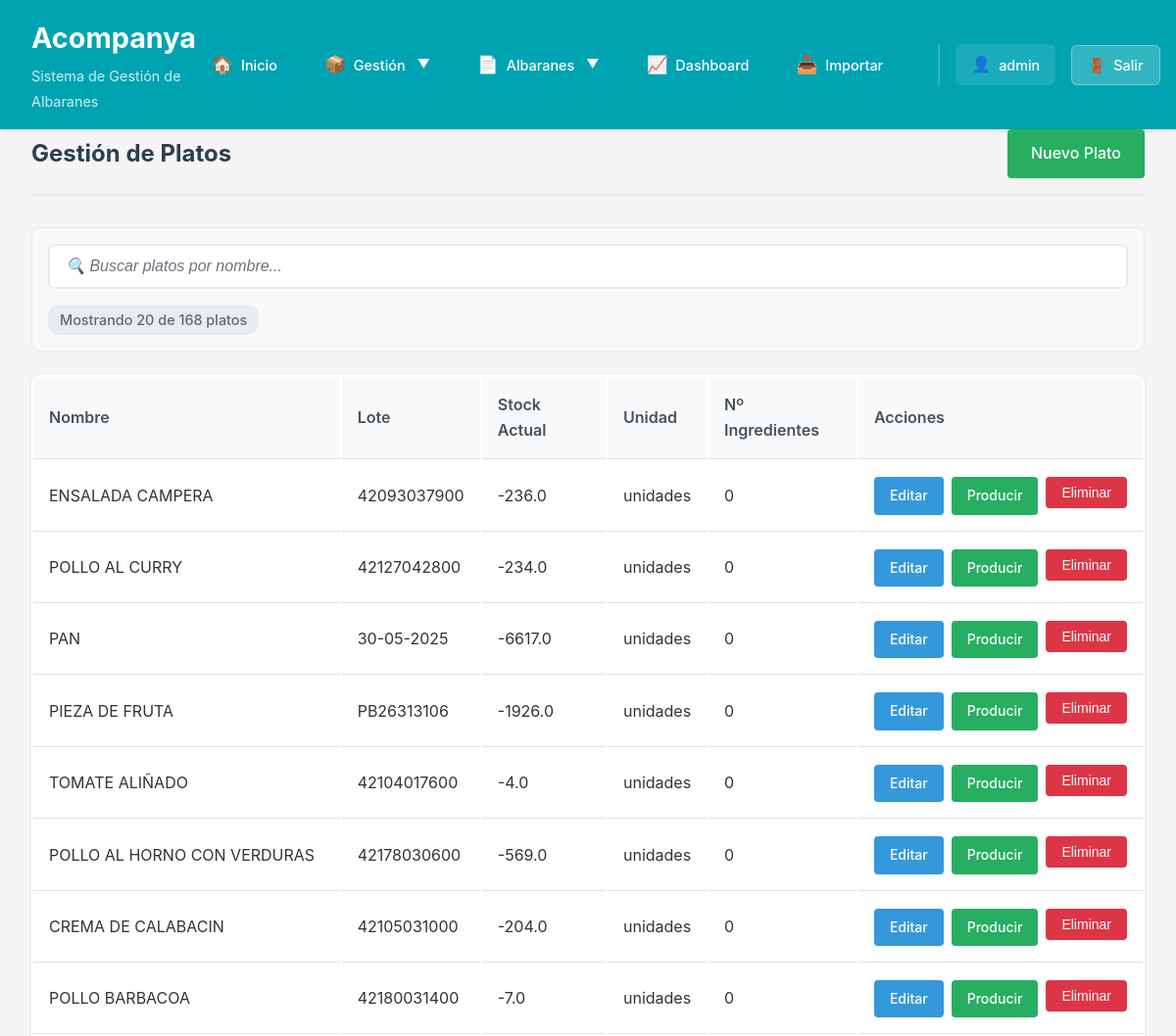
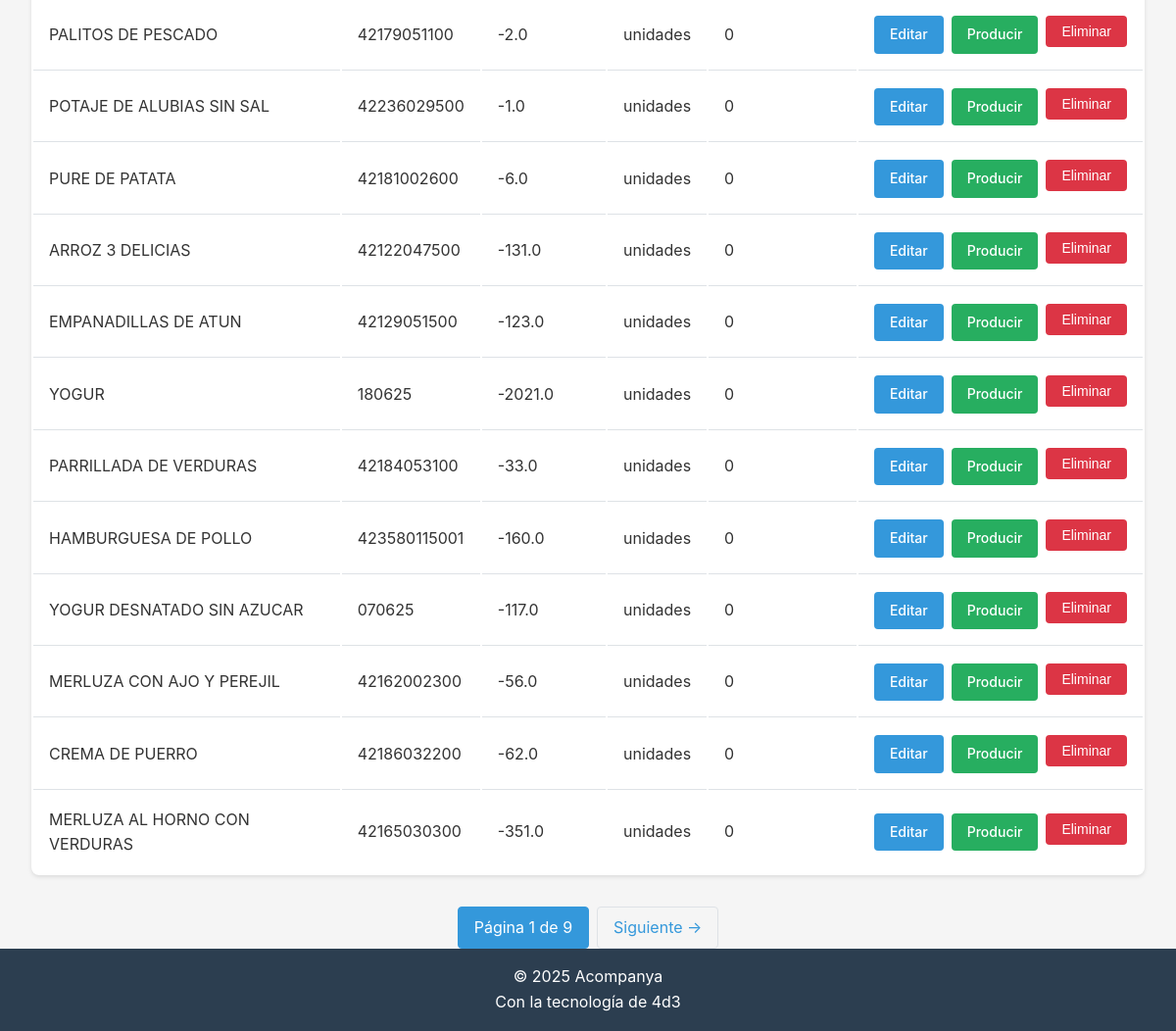
The page /platos/ (signed in) on the database its author committed (2 pictures, top to bottom).
### database/models.py (models this page shows, shortened)
class Usuario(UserMixin, db.Model):
    __tablename__ = 'usuarios'
    id = db.Column(db.Integer, primary_key=True)
    nombre_usuario = db.Column(db.String(80), unique=True, nullable=False)
    password_hash = db.Column(db.String(255), nullable=False)
    created_at = db.Column(db.DateTime, default=datetime.utcnow)

class Plato(db.Model):
    __tablename__ = 'platos'
    id = db.Column(db.Integer, primary_key=True)
    nombre = db.Column(db.String(200), nullable=False)
    lote_propio = db.Column(db.String(100), nullable=True)
    stock_actual = db.Column(db.Float, nullable=False, default=0)
    unidad = db.Column(db.String(50), nullable=False, default='unidades')
    created_at = db.Column(db.DateTime, default=datetime.utcnow)
    updated_at = db.Column(db.DateTime, default=datetime.utcnow, onupdate=datetime.utcnow)
    ingredientes = db.relationship('Ingrediente', secondary=platos_ingredientes, backref='platos')
    movimientos = db.relationship('MovimientoStock',
                                 primaryjoin="and_(MovimientoStock.entidad_tipo=='plato', "
                                           "MovimientoStock.entidad_id==Plato.id)",
                                 foreign_keys='MovimientoStock.entidad_id',
                                 backref='plato_ref',
                                 lazy='dynamic',
                                 overlaps="ingrediente_ref,movimientos")
    detalles_albaran = db.relationship('AlbaranDetalle', backref='plato', lazy='dynamic')

### routes/platos.py (the view)
@platos_bp.route('/')
@login_required
def listar():
    page = request.args.get('page', 1, type=int)
    platos = Plato.query.paginate(page=page, per_page=20, error_out=False)
    return render_template('platos/listar.html', platos=platos)

### templates/platos/listar.html (shortened to what this page needs)
{% extends "base.html" %}
{% block content %}
<div class="page-header">
    <h2>Gestión de Platos</h2>
    <a href="{{ url_for('platos.nuevo') }}" class="btn btn-success">Nuevo Plato</a>
</div>
<div class="search-section">
    <div class="search-container">
        <input type="text" id="searchInput" placeholder="🔍 Buscar platos por nombre..." class="search-input">
        <div class="search-stats">
            <span id="searchStats">Mostrando {{ platos.items|length }} de {{ platos.total }} platos</span>
        </div>
    </div>
</div>
<table class="table">
    <thead>
        <tr>
            <th>Nombre</th>
            <th>Lote</th>
            <th>Stock Actual</th>
            <th>Unidad</th>
            <th>Nº Ingredientes</th>
            <th>Acciones</th>
        </tr>
    </thead>
    <tbody>
        {% for plato in platos.items %}
        <tr>
            <td>{{ plato.nombre }}</td>
            <td>{{ plato.lote_propio or '-' }}</td>
            <td>{{ plato.stock_actual }}</td>
            <td>{{ plato.unidad }}</td>
            <td>{{ plato.ingredientes|length }}</td>
            <td>
                <div class="action-group">
                    <a href="{{ url_for('platos.editar', id=plato.id) }}" class="btn btn-sm btn-primary">Editar</a>
                    <a href="{{ url_for('platos.producir', id=plato.id) }}" class="btn btn-sm btn-success">Producir</a>
                    <form action="{{ url_for('platos.eliminar', id=plato.id) }}" method="POST" style="display: inline;" onsubmit="return confirmDelete('¿Eliminar este plato?')">
                        <button type="submit" class="btn btn-sm btn-danger">Eliminar</button>
                    </form>
                </div>
            </td>
        </tr>
        {% endfor %}
    </tbody>
</table>
{% if platos.has_prev or platos.has_next %}
<div class="pagination">
    <span class="active">Página {{ platos.page }} de {{ platos.pages }}</span>
    {% if platos.has_next %}
        <a href="{{ url_for('platos.listar', page=platos.next_num) }}">Siguiente →</a>
    {% endif %}
</div>
{% endif %}
{% endblock %}

### templates/base.html (shortened to what this page needs)
<!DOCTYPE html>
<html lang="es">
<head>
    <link rel="stylesheet" href="{{ url_for('static', filename='css/style.css') }}">
</head>
<body>
    <header>
        <nav class="navbar">
            <div class="nav-brand">
                <h1>Acompanya</h1>
                <span class="subtitle">Sistema de Gestión de Albaranes</span>
            </div>
            <ul class="nav-menu">
                <li><a href="{{ url_for('index') }}" class="nav-link">
                    <span class="nav-icon">🏠</span>
                    <span class="nav-text">Inicio</span>
                </a></li>
                <li class="nav-dropdown">
                    <a href="#" class="nav-link dropdown-toggle">
                        <span class="nav-icon">📦</span>
                        <span class="nav-text">Gestión</span>
                        <span class="dropdown-arrow">▼</span>
                    </a>
                </li>
                <li class="nav-dropdown">
                    <a href="#" class="nav-link dropdown-toggle">
                        <span class="nav-icon">📄</span>
                        <span class="nav-text">Albaranes</span>
                        <span class="dropdown-arrow">▼</span>
                    </a>
                </li>
                <li><a href="{{ url_for('cuadro_mando.index') }}" class="nav-link">
                    <span class="nav-icon">📈</span>
                    <span class="nav-text">Dashboard</span>
                </a></li>
                <li><a href="{{ url_for('importar.index') }}" class="nav-link">
                    <span class="nav-icon">📥</span>
                    <span class="nav-text">Importar</span>
                </a></li>
                <li class="user-menu">
                    <span class="username">
                        <span class="user-icon">👤</span>
                        {{ current_user.nombre_usuario }}
                    </span>
                    <a href="{{ url_for('logout') }}" class="logout-btn">
                        <span class="logout-icon">🚪</span>
                        Salir
                    </a>
                </li>
            </ul>
        </nav>
    </header>
    <main class="container">
        {% block content %}{% endblock %}
    </main>
    <footer>
        <p>&copy; 2025 Acompanya</p>
        <p>Con la tecnología de 4d3</p>
    </footer>
</body>
</html>

### static/css/style.css (style rules this page uses)
* { margin: 0; padding: 0; box-sizing: border-box; }
body { font-family: -apple-system, BlinkMacSystemFont, 'Segoe UI', Roboto, 'Helvetica Neue', Arial, sans-serif; line-height: 1.6; color: #333; background-color: #f5f5f5; min-height: 100vh; display: flex; flex-direction: column; }
header { background-color: #00a3b2; color: white; padding: 1rem 0; box-shadow: 0 2px 4px rgba(0,0,0,0.1); }
.navbar { max-width: 1200px; margin: 0 auto; padding: 0 2rem; display: flex; justify-content: space-between; align-items: center; }
.nav-brand h1 { font-size: 1.8rem; margin-bottom: 0.2rem; }
.nav-brand .subtitle { font-size: 0.9rem; opacity: 0.8; }
.nav-menu { display: flex; list-style: none; gap: 1rem; align-items: center; }
.nav-link { color: white; text-decoration: none; padding: 0.75rem 1rem; border-radius: 6px; transition: all 0.3s ease; display: flex; align-items: center; gap: 0.5rem; font-weight: 500; position: relative; }
.nav-icon { font-size: 1.1rem; }
.nav-text { font-size: 0.9rem; }
.nav-dropdown { position: relative; }
.dropdown-toggle { cursor: pointer; }
.dropdown-arrow { font-size: 0.8rem; transition: transform 0.3s ease; margin-left: 0.25rem; }
main { flex: 1; padding: 2rem 0; }
.container { max-width: 1200px; margin: 0 auto; padding: 0 2rem; }
.btn { display: inline-block; padding: 0.75rem 1.5rem; text-decoration: none; border-radius: 4px; font-weight: 500; transition: all 0.3s; border: none; cursor: pointer; text-align: center; }
.btn-primary { background-color: #3498db; color: white; }
.btn-success { background-color: #27ae60; color: white; }
.btn-danger { background-color: #dc3545; color: white; }
.btn-sm { padding: 0.5rem 1rem; font-size: 0.875rem; }
.table { width: 100%; background: white; border-radius: 8px; overflow: hidden; box-shadow: 0 2px 4px rgba(0,0,0,0.1); }
.table th, .table td { padding: 1rem; text-align: left; border-bottom: 1px solid #dee2e6; }
.table th { background-color: #f8f9fa; font-weight: 600; color: #495057; }
.table tbody tr:last-child td { border-bottom: none; }
.page-header { display: flex; justify-content: space-between; align-items: center; margin-bottom: 2rem; padding-bottom: 1rem; border-bottom: 2px solid #e9ecef; }
.page-header h2 { color: #2c3e50; }
.action-group { display: flex; gap: 0.5rem; }
footer { background-color: #2c3e50; color: white; text-align: center; padding: 1rem 0; margin-top: auto; }
.pagination { display: flex; justify-content: center; margin-top: 2rem; gap: 0.5rem; }
.pagination a, .pagination span { padding: 0.5rem 1rem; text-decoration: none; border: 1px solid #dee2e6; color: #3498db; border-radius: 4px; }
.pagination .active { background-color: #3498db; color: white; border-color: #3498db; }
.user-menu { display: flex; align-items: center; gap: 1rem; margin-left: 1.5rem; padding-left: 1rem; border-left: 2px solid rgba(255,255,255,0.2); }
.username { display: flex; align-items: center; gap: 0.5rem; font-weight: 500; padding: 0.5rem 1rem; background-color: rgba(255,255,255,0.1); border-radius: 6px; font-size: 0.9rem; }
.user-icon { font-size: 1rem; }
.logout-btn { color: white !important; background-color: rgba(255,255,255,0.2) !important; border: 1px solid rgba(255,255,255,0.3); padding: 0.5rem 1rem !important; border-radius: 6px; font-size: 0.9rem; transition: all 0.3s ease; text-decoration: none; display: flex; align-items: center; gap: 0.5rem; font-weight: 500; }
.logout-icon { font-size: 0.9rem; }
.search-section { margin: 1.5rem 0; padding: 1rem; background-color: #f8f9fa; border-radius: 8px; border: 1px solid #e9ecef; }
.search-container { display: flex; flex-direction: column; gap: 1rem; }
.search-input { width: 100%; padding: 0.75rem 1rem; border: 2px solid #e9ecef; border-radius: 6px; font-size: 1rem; transition: all 0.3s ease; background-color: white; }
.search-input::placeholder { color: #6c757d; font-style: italic; }
.search-stats { display: flex; justify-content: space-between; align-items: center; font-size: 0.9rem; color: #666; }
.search-stats span { background-color: #e9ecef; padding: 0.25rem 0.75rem; border-radius: 12px; font-weight: 500; }
.table tbody tr { transition: background-color 0.2s ease; }

### rows shown on the page
Usuario: nombre_usuario "admin"
Plato: nombre "ENSALADA CAMPERA", lote_propio "42093037900", stock_actual "-236.0", unidad "unidades", ingredientes|length "0"
Plato: nombre "POLLO AL CURRY", lote_propio "42127042800", stock_actual "-234.0", unidad "unidades", ingredientes|length "0"
Plato: nombre "PAN", lote_propio "30-05-2025", stock_actual "-6617.0", unidad "unidades", ingredientes|length "0"
Plato: nombre "PIEZA DE FRUTA", lote_propio "PB26313106", stock_actual "-1926.0", unidad "unidades", ingredientes|length "0"
Plato: nombre "TOMATE ALIÑADO", lote_propio "42104017600", stock_actual "-4.0", unidad "unidades", ingredientes|length "0"
Plato: nombre "POLLO AL HORNO CON VERDURAS", lote_propio "42178030600", stock_actual "-569.0", unidad "unidades", ingredientes|length "0"
Plato: nombre "CREMA DE CALABACIN", lote_propio "42105031000", stock_actual "-204.0", unidad "unidades", ingredientes|length "0"
Plato: nombre "POLLO BARBACOA", lote_propio "42180031400", stock_actual "-7.0", unidad "unidades", ingredientes|length "0"
Plato: nombre "PALITOS DE PESCADO", lote_propio "42179051100", stock_actual "-2.0", unidad "unidades", ingredientes|length "0"
Plato: nombre "POTAJE DE ALUBIAS SIN SAL", lote_propio "42236029500", stock_actual "-1.0", unidad "unidades", ingredientes|length "0"
Plato: nombre "PURE DE PATATA", lote_propio "42181002600", stock_actual "-6.0", unidad "unidades", ingredientes|length "0"
Plato: nombre "ARROZ 3 DELICIAS", lote_propio "42122047500", stock_actual "-131.0", unidad "unidades", ingredientes|length "0"
Plato: nombre "EMPANADILLAS DE ATUN", lote_propio "42129051500", stock_actual "-123.0", unidad "unidades", ingredientes|length "0"
Plato: nombre "YOGUR", lote_propio "180625", stock_actual "-2021.0", unidad "unidades", ingredientes|length "0"
Plato: nombre "PARRILLADA DE VERDURAS", lote_propio "42184053100", stock_actual "-33.0", unidad "unidades", ingredientes|length "0"
Plato: nombre "HAMBURGUESA DE POLLO", lote_propio "423580115001", stock_actual "-160.0", unidad "unidades", ingredientes|length "0"
Plato: nombre "YOGUR DESNATADO SIN AZUCAR", lote_propio "070625", stock_actual "-117.0", unidad "unidades", ingredientes|length "0"
Plato: nombre "MERLUZA CON AJO Y PEREJIL", lote_propio "42162002300", stock_actual "-56.0", unidad "unidades", ingredientes|length "0"
Plato: nombre "CREMA DE PUERRO", lote_propio "42186032200", stock_actual "-62.0", unidad "unidades", ingredientes|length "0"
Plato: nombre "MERLUZA AL HORNO CON VERDURAS", lote_propio "42165030300", stock_actual "-351.0", unidad "unidades", ingredientes|length "0"

### other values the page prints
{{ platos.items|length }} "20"
{{ platos.total }} "168"
{{ platos.page }} "1"
{{ platos.pages }} "9"
